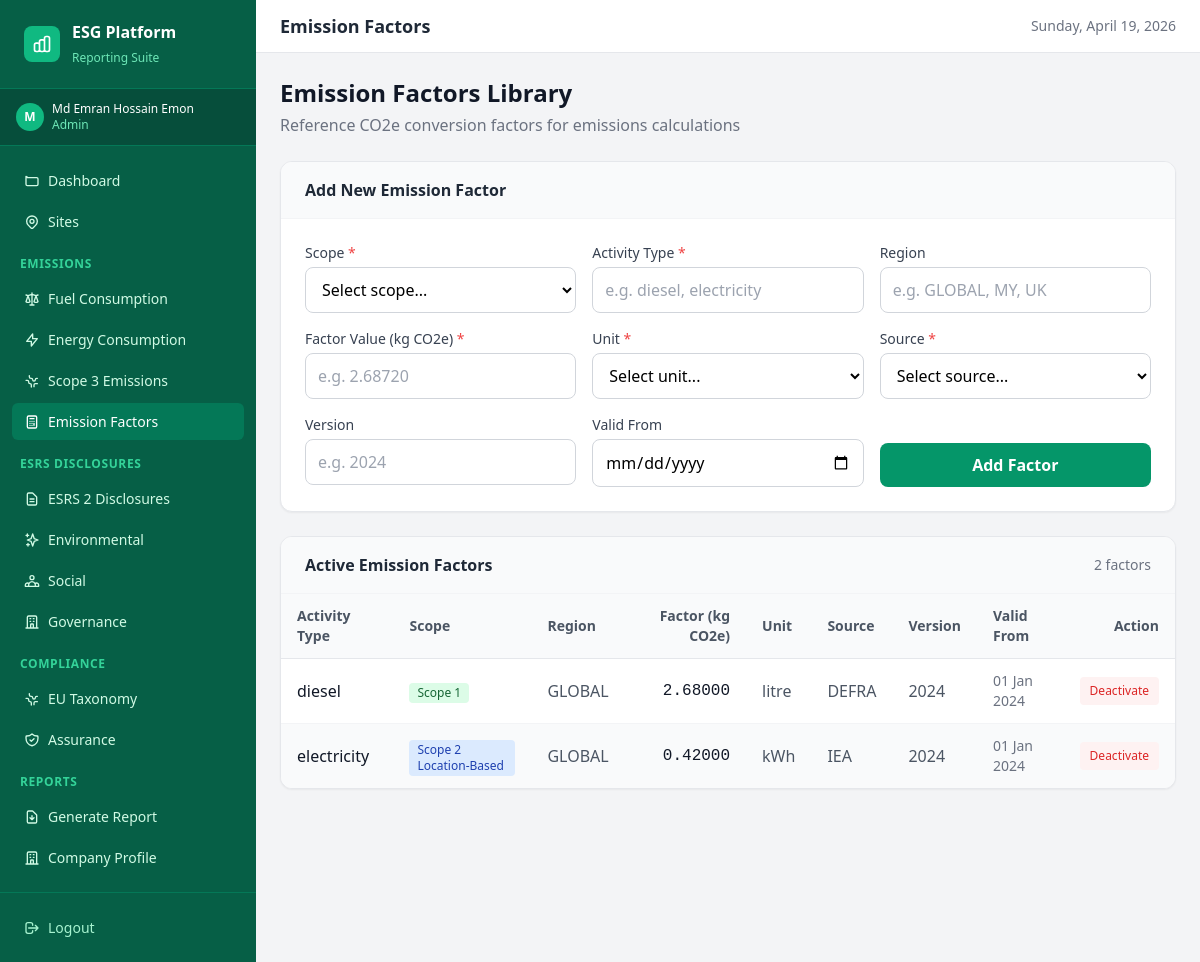
The app's page /phase3/emission-factors.php (signed in) with its own data.
### tables this page shows
CREATE TABLE `emission_factors` (
  `id` char(36) NOT NULL,
  `scope` varchar(100) NOT NULL,
  `activity_type` varchar(255) NOT NULL,
  `region` varchar(255) NOT NULL,
  `factor` decimal(15,6) NOT NULL,
  `unit` varchar(100) NOT NULL,
  `version` varchar(50) NOT NULL,
  `source` varchar(100) DEFAULT NULL,
  `valid_from` datetime DEFAULT current_timestamp(),
  `valid_until` datetime DEFAULT NULL,
  `is_active` tinyint(1) DEFAULT 1,
  `created_at` datetime DEFAULT current_timestamp(),
  `updated_at` datetime DEFAULT current_timestamp() ON UPDATE current_timestamp(),
  PRIMARY KEY (`id`),
  UNIQUE KEY `uk_emission_factors` (`activity_type`,`region`,`version`),
  KEY `idx_emission_factors_active` (`is_active`,`valid_until`)
);

### includes/auth.php (called while the page is built, shortened)
<?php
function user_role(): string {
    return $_SESSION['role'] ?? 'user';
}
function is_admin(): bool {
    return user_role() === 'admin';
}

### phase3/emission-factors.php (the view, shortened to what this page needs)
<?php
require_once '../includes/auth.php';
require_once '../config/db.php';
$stmt = $pdo->prepare('SELECT * FROM emission_factors WHERE is_active = 1 ORDER BY scope, activity_type');
$stmt->execute();
$factors = $stmt->fetchAll();
require_once '../includes/header.php';
?>
<div class="space-y-6">
    <div>
        <h2 class="text-2xl font-bold text-gray-900">Emission Factors Library</h2>
        <p class="text-gray-500 text-base mt-1">Reference CO2e conversion factors for emissions calculations</p>
    </div>
    <?php if (is_admin()): ?>
    <div class="bg-white rounded-xl shadow-sm border border-gray-200 overflow-hidden">
        <div class="px-6 py-4 border-b border-gray-100 bg-gray-50">
            <h3 class="text-base font-semibold text-gray-800">Add New Emission Factor</h3>
        </div>
        <div class="p-6">
            <form method="POST">
                <div class="grid grid-cols-1 md:grid-cols-2 lg:grid-cols-3 gap-4">
                    <div>
                        <label class="block text-sm font-medium text-gray-700 mb-1">Scope <span class="text-red-500">*</span></label>
                        <select name="scope" required class="w-full px-3 py-2.5 border border-gray-300 rounded-lg text-base focus:ring-2 focus:ring-emerald-500 focus:border-emerald-500 outline-none bg-white">
                            <option value="">Select scope...</option>
                        </select>
                    </div>
                    <div>
                        <label class="block text-sm font-medium text-gray-700 mb-1">Activity Type <span class="text-red-500">*</span></label>
                        <input type="text" name="activity_type" required
                               class="w-full px-3 py-2.5 border border-gray-300 rounded-lg text-base focus:ring-2 focus:ring-emerald-500 focus:border-emerald-500 outline-none"
                               placeholder="e.g. diesel, electricity">
                    </div>
                    <div>
                        <label class="block text-sm font-medium text-gray-700 mb-1">Region</label>
                        <input type="text" name="region"
                               class="w-full px-3 py-2.5 border border-gray-300 rounded-lg text-base focus:ring-2 focus:ring-emerald-500 focus:border-emerald-500 outline-none"
                               placeholder="e.g. GLOBAL, MY, UK">
                    </div>
                    <div>
                        <label class="block text-sm font-medium text-gray-700 mb-1">Factor Value (kg CO2e) <span class="text-red-500">*</span></label>
                        <input type="number" name="factor" required step="0.00001" min="0"
                               class="w-full px-3 py-2.5 border border-gray-300 rounded-lg text-base focus:ring-2 focus:ring-emerald-500 focus:border-emerald-500 outline-none"
                               placeholder="e.g. 2.68720">
                    </div>
                    <div>
                        <label class="block text-sm font-medium text-gray-700 mb-1">Unit <span class="text-red-500">*</span></label>
                        <select name="unit" required class="w-full px-3 py-2.5 border border-gray-300 rounded-lg text-base focus:ring-2 focus:ring-emerald-500 focus:border-emerald-500 outline-none bg-white">
                            <option value="">Select unit...</option>
                        </select>
                    </div>
                    <div>
                        <label class="block text-sm font-medium text-gray-700 mb-1">Source <span class="text-red-500">*</span></label>
                        <select name="source" required class="w-full px-3 py-2.5 border border-gray-300 rounded-lg text-base focus:ring-2 focus:ring-emerald-500 focus:border-emerald-500 outline-none bg-white">
                            <option value="">Select source...</option>
                        </select>
                    </div>
                    <div>
                        <label class="block text-sm font-medium text-gray-700 mb-1">Version</label>
                        <input type="text" name="version"
                               class="w-full px-3 py-2.5 border border-gray-300 rounded-lg text-base focus:ring-2 focus:ring-emerald-500 focus:border-emerald-500 outline-none"
                               placeholder="e.g. 2024">
                    </div>
                    <div>
                        <label class="block text-sm font-medium text-gray-700 mb-1">Valid From</label>
                        <input type="date" name="valid_from"
                               class="w-full px-3 py-2.5 border border-gray-300 rounded-lg text-base focus:ring-2 focus:ring-emerald-500 focus:border-emerald-500 outline-none">
                    </div>
                    <div class="flex items-end">
                        <button type="submit"
                                class="w-full bg-emerald-600 hover:bg-emerald-700 text-white font-semibold py-2.5 px-4 rounded-lg text-base transition">
                            Add Factor
                        </button>
                    </div>
                </div>
            </form>
        </div>
    </div>
    <?php endif; ?>
    <div class="bg-white rounded-xl shadow-sm border border-gray-200 overflow-hidden">
        <div class="px-6 py-4 border-b border-gray-100 bg-gray-50 flex items-center justify-between">
            <h3 class="text-base font-semibold text-gray-800">Active Emission Factors</h3>
            <span class="text-sm text-gray-500"><?= count($factors) ?> factors</span>
        </div>
        <div class="overflow-x-auto">
            <table class="w-full text-base">
                <thead>
                    <tr class="bg-gray-50 border-b border-gray-200">
                        <th class="text-left py-3 px-4 text-sm font-semibold text-gray-600">Activity Type</th>
                        <th class="text-left py-3 px-4 text-sm font-semibold text-gray-600">Scope</th>
                        <th class="text-left py-3 px-4 text-sm font-semibold text-gray-600">Region</th>
                        <th class="text-right py-3 px-4 text-sm font-semibold text-gray-600">Factor (kg CO2e)</th>
                        <th class="text-left py-3 px-4 text-sm font-semibold text-gray-600">Unit</th>
                        <th class="text-left py-3 px-4 text-sm font-semibold text-gray-600">Source</th>
                        <th class="text-left py-3 px-4 text-sm font-semibold text-gray-600">Version</th>
                        <th class="text-left py-3 px-4 text-sm font-semibold text-gray-600">Valid From</th>
                        <?php if (is_admin()): ?><th class="text-right py-3 px-4 text-sm font-semibold text-gray-600">Action</th><?php endif; ?>
                    </tr>
                </thead>
                <tbody class="divide-y divide-gray-100">
                    <?php foreach ($factors as $i => $f): ?>
                    <tr class="<?= $i % 2 === 1 ? 'bg-gray-50' : 'bg-white' ?> hover:bg-emerald-50 transition-colors">
                        <td class="py-3 px-4 font-medium text-gray-900"><?= htmlspecialchars($f['activity_type'], ENT_QUOTES, 'UTF-8') ?></td>
                        <td class="py-3 px-4">
                            <?php
                            $scopeColors = [
                                'Scope 1' => 'bg-green-100 text-green-800',
                                'Scope 2 Location-Based' => 'bg-blue-100 text-blue-800',
                                'Scope 2 Market-Based' => 'bg-indigo-100 text-indigo-800',
                                'Scope 3' => 'bg-purple-100 text-purple-800',
                            ];
                            $cls = $scopeColors[$f['scope']] ?? 'bg-gray-100 text-gray-700';
                            ?>
                            <span class="inline-flex items-center px-2 py-0.5 rounded text-xs font-medium <?= $cls ?>">
                                <?= htmlspecialchars($f['scope'], ENT_QUOTES, 'UTF-8') ?>
                            </span>
                        </td>
                        <td class="py-3 px-4 text-gray-600"><?= htmlspecialchars($f['region'] ?? '—', ENT_QUOTES, 'UTF-8') ?></td>
                        <td class="py-3 px-4 text-right font-mono text-gray-900"><?= number_format((float)$f['factor'], 5) ?></td>
                        <td class="py-3 px-4 text-gray-600"><?= htmlspecialchars($f['unit'], ENT_QUOTES, 'UTF-8') ?></td>
                        <td class="py-3 px-4 text-gray-600"><?= htmlspecialchars($f['source'] ?? '—', ENT_QUOTES, 'UTF-8') ?></td>
                        <td class="py-3 px-4 text-gray-600"><?= htmlspecialchars($f['version'] ?? '—', ENT_QUOTES, 'UTF-8') ?></td>
                        <td class="py-3 px-4 text-gray-500 text-sm"><?= $f['valid_from'] ? date('d M Y', strtotime($f['valid_from'])) : '—' ?></td>
                        <?php if (is_admin()): ?>
                        <td class="py-3 px-4 text-right">
                            <form method="POST" onsubmit="return confirm('Deactivate this emission factor?')">
                                <button type="submit"
                                        class="text-xs font-medium text-red-600 hover:text-red-800 bg-red-50 hover:bg-red-100 px-2.5 py-1.5 rounded transition">
                                    Deactivate
                                </button>
                            </form>
                        </td>
                        <?php endif; ?>
                    </tr>
                    <?php endforeach; ?>
                </tbody>
            </table>
        </div>
    </div>
</div>
<?php require_once '../includes/footer.php'; ?>

### includes/header.php (style rules this page uses)
body { font-size: 1rem; }

### records on screen
emission_factors: activity_type "diesel", scope "Scope 1", region "GLOBAL", factor "2.68000", unit "litre", source "DEFRA", version "2024", valid_from "01 Jan 2024"
emission_factors: activity_type "electricity", scope "Scope 2 Location-Based", region "GLOBAL", factor "0.42000", unit "kWh", source "IEA", version "2024", valid_from "01 Jan 2024"

### other values on screen
substr($_SESSION['name'] ?? 'U', 0, 1) "M"
$_SESSION['name'] "Md Emran Hossain Emon"
$_SESSION['role'] "Admin"
$pageTitle "Emission Factors"
count($factors) "2"
